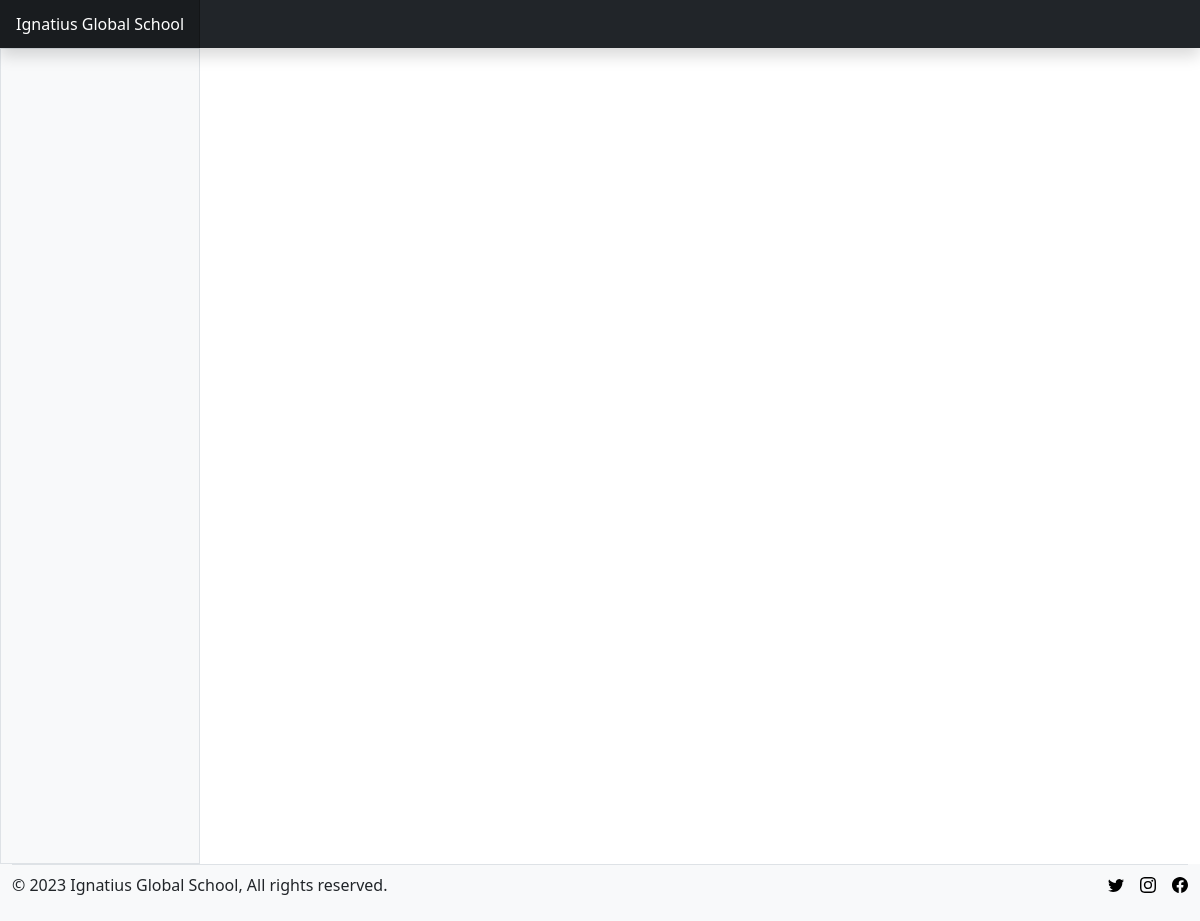
The page /locations/view_all_locations on the database as committed earlier.
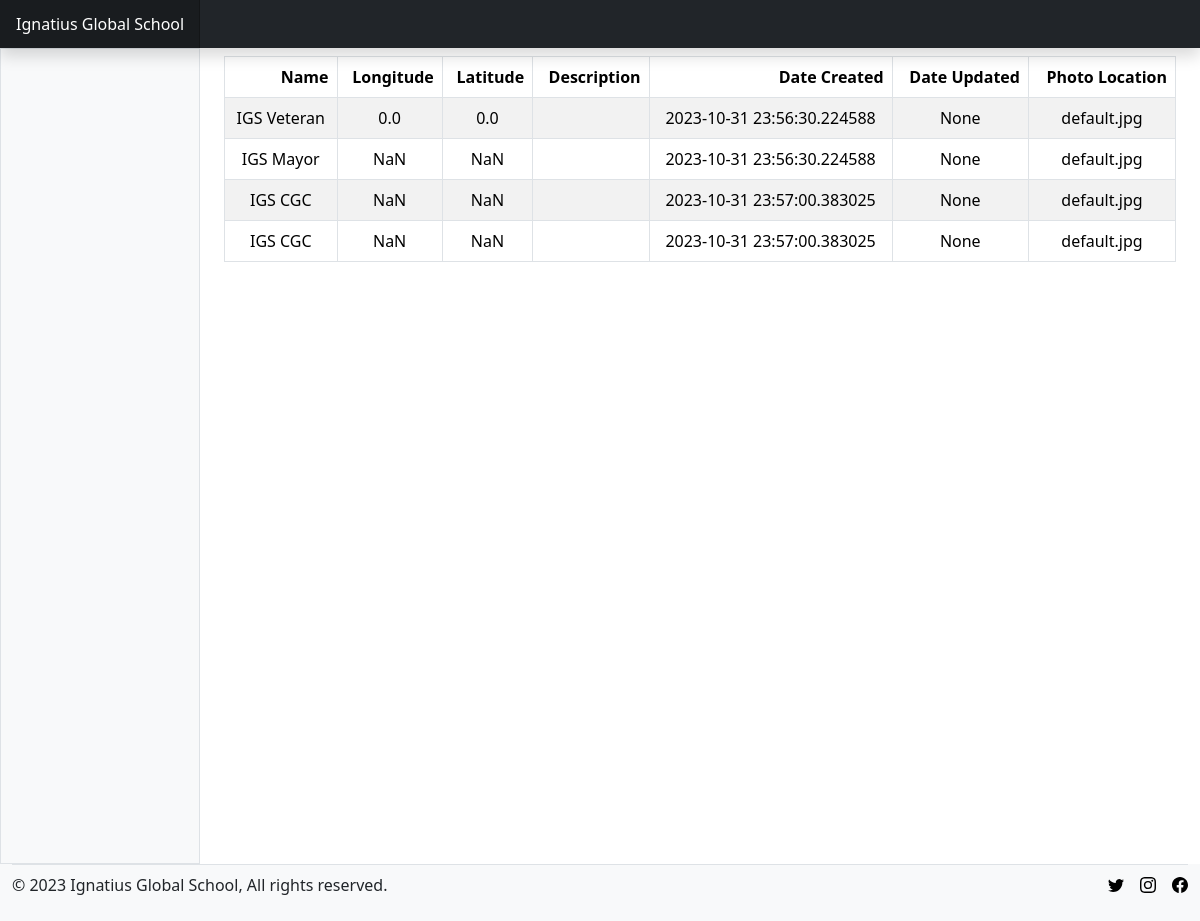
The same page on the database as committed later.
### application/models/locations/locations.py (models this page shows, shortened)
class Location(db.Model):
    __tablename__ = "locations"
    id = db.Column(db.Integer, primary_key = True)
    name = db.Column(db.String(256), nullable = False)
    longitude = db.Column(db.Float)
    latitude = db.Column(db.Float)
    description = db.Column(db.Text)
    date_created = db.Column(db.DateTime, default = datetime.utcnow())
    date_updated = db.Column(db.DateTime)
    photo_location = db.Column(db.String(256), default = "default.jpg")
    created_by = db.Column(db.Integer, db.ForeignKey("users.id"), nullable = False)
    buildings = db.relationship("Building", backref = "buildings_in_location", lazy = True)

### application/routes/locations/locations.py (the view)
@locations.route('/locations/view_all_locations')
def view_all_locations():
    locations = get_all_locations()
    data = []
    for location in locations:
        data.append({
            'Name': location.name,
            'Longitude': location.longitude,
            'Latitude': location.latitude,
            'Description': location.description,
            'Date Created': location.date_created,
            'Date Updated': location.date_updated,
            'Photo Location': location.photo_location
        })
    df = pd.DataFrame(data)
    html_table = df.to_html(classes='table table-striped table table-bordered text-center', escape=False, index=False)
    return render_template('pages/locations/view_all_locations.html', title="All Locations", html_table=html_table)

### application/resources/locations/locations.py (called while the page is built)
def get_all_locations():
    return Location.query.all()

### application/views/pages/locations/view_all_locations.html
{% extends 'layout.html' %}
{% block content %}
    {{ html_table | safe }}
{% endblock content %}

### application/views/layout.html (shortened to what this page needs)
<!doctype html>
<html lang="en">
  <head>
  <link rel="stylesheet" href="https://cdn.jsdelivr.net/npm/@docsearch/css@3">
  <link rel="stylesheet" href="{{ url_for('static', filename='/bootstrap-5.3.2-dist/css/bootstrap.min.css') }}">
  <link rel="stylesheet" href="{{ url_for('static', filename='/style.css') }}">
  </head>
  <body>
    {% include "components/header.html" %}
    <div class="container-fluid">
        <div class="row">
            {% if current_user.is_authenticated %}
              {% include "components/login_sidebar.html" %}
            {% else %}
              {% include "components/logout_sidebar.html" %}
            {% endif %}
            <main class="col-md-9 ms-sm-auto col-lg-10 px-md-4 min-vh-100 my-2">
                {% block content %}{% endblock content %}
            </main>
            {% include "components/footer.html" %}
        </div>
    </div>
</body>
</html>

### application/views/components/header.html (shortened to what this page needs)
<header class="navbar sticky-top bg-dark flex-md-nowrap p-0 shadow" data-bs-theme="dark">
    <a class="navbar-brand col-md-3 col-lg-2 me-0 px-3 fs-6 text-white" href="#">Ignatius Global School</a>
</header>

### application/views/components/logout_sidebar.html (shortened to what this page needs)
<div class="sidebar border border-right col-md-3 col-lg-2 p-0 bg-body-tertiary">
    <div class="offcanvas-md offcanvas-end bg-body-tertiary" tabindex="-1" id="sidebarMenu" aria-labelledby="sidebarMenuLabel">
        <div class="offcanvas-body d-md-flex flex-column p-0 pt-lg-3 overflow-y-auto">
        </div>
    </div>
</div>

### application/views/components/footer.html (shortened to what this page needs)
<div class="container-fluid bg-body-tertiary">
    <footer>
      <div class="d-flex flex-column flex-sm-row justify-content-between py-2 border-top">
        <p>© 2023 Ignatius Global School, All rights reserved.</p>
        <ul class="list-unstyled d-flex">
          <li class="ms-3"><a class="link-body-emphasis" href="#"><svg class="bi" width="24" height="24"><use xlink:href="#twitter"></use></svg></a></li>
          <li class="ms-3"><a class="link-body-emphasis" href="#"><svg class="bi" width="24" height="24"><use xlink:href="#instagram"></use></svg></a></li>
          <li class="ms-3"><a class="link-body-emphasis" href="#"><svg class="bi" width="24" height="24"><use xlink:href="#facebook"></use></svg></a></li>
        </ul>
      </div>
    </footer>
</div>

### application/static/style.css (style rules this page uses)
* { padding: 0px; margin: 0px; box-sizing: border-box; }

### application/views/layout.html (style rules this page uses)
.bi { display: inline-block; width: 1rem; height: 1rem; }
.navbar-brand { padding-top: .75rem; padding-bottom: .75rem; background-color: rgba(0, 0, 0, .25); box-shadow: inset -1px 0 0 rgba(0, 0, 0, .25); }
.bi { vertical-align: -.125em; fill: currentColor; }

Rows that differ between the two databases and show on the page:
added Location: name "Name Longitude Latitude Description Date Created Date Updated Photo Location IGS Veteran 0.0 0.0 2023-10-31 23:56:30.224588 None default.jpg IGS Mayor NaN NaN 2023-10-31 23:56:30.224588 None default.jpg IGS CGC NaN NaN 2023-10-31 23:57:00.383025 None default.jpg IGS CGC NaN NaN 2023-10-31 23:57:00.383025 None default.jpg"
